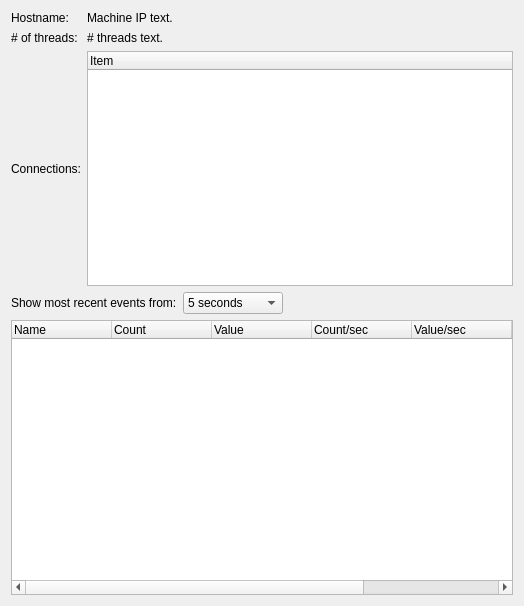
<?xml version="1.0" encoding="UTF-8"?>
<ui version="4.0">
 <class>NetworkDialog</class>
 <widget class="QWidget" name="NetworkDialog">
  <property name="geometry">
   <rect>
    <x>0</x>
    <y>0</y>
    <width>524</width>
    <height>606</height>
   </rect>
  </property>
  <property name="windowTitle">
   <string>kNet Network</string>
  </property>
  <layout class="QGridLayout" name="gridLayout_2">
   <item row="0" column="0">
    <layout class="QGridLayout" name="gridLayout">
     <item row="0" column="0">
      <widget class="QLabel" name="label">
       <property name="text">
        <string>Hostname:</string>
       </property>
      </widget>
     </item>
     <item row="0" column="1">
      <widget class="QLabel" name="machineIP">
       <property name="text">
        <string>Machine IP text.</string>
       </property>
      </widget>
     </item>
     <item row="2" column="0">
      <widget class="QLabel" name="label_4">
       <property name="text">
        <string>Connections:</string>
       </property>
      </widget>
     </item>
     <item row="2" column="1">
      <widget class="QTreeWidget" name="connectionsTree">
       <column>
        <property name="text">
         <string>Item</string>
        </property>
       </column>
      </widget>
     </item>
     <item row="1" column="0">
      <widget class="QLabel" name="label_2">
       <property name="text">
        <string># of threads:</string>
       </property>
      </widget>
     </item>
     <item row="1" column="1">
      <widget class="QLabel" name="numRunningThreads">
       <property name="text">
        <string># threads text.</string>
       </property>
      </widget>
     </item>
    </layout>
   </item>
   <item row="3" column="0">
    <widget class="QTreeWidget" name="treeStats">
     <column>
      <property name="text">
       <string>Name</string>
      </property>
     </column>
     <column>
      <property name="text">
       <string>Count</string>
      </property>
     </column>
     <column>
      <property name="text">
       <string>Value</string>
      </property>
     </column>
     <column>
      <property name="text">
       <string>Count/sec</string>
      </property>
     </column>
     <column>
      <property name="text">
       <string>Value/sec</string>
      </property>
     </column>
     <column>
      <property name="text">
       <string>Avg. value</string>
      </property>
     </column>
     <column>
      <property name="text">
       <string>Latest value</string>
      </property>
     </column>
    </widget>
   </item>
   <item row="1" column="0">
    <layout class="QHBoxLayout" name="horizontalLayout">
     <item>
      <widget class="QLabel" name="label_3">
       <property name="text">
        <string>Show most recent events from:</string>
       </property>
      </widget>
     </item>
     <item>
      <widget class="QComboBox" name="comboTimePeriod">
       <property name="sizePolicy">
        <sizepolicy hsizetype="Fixed" vsizetype="Fixed">
         <horstretch>0</horstretch>
         <verstretch>0</verstretch>
        </sizepolicy>
       </property>
       <property name="minimumSize">
        <size>
         <width>100</width>
         <height>0</height>
        </size>
       </property>
       <property name="maximumSize">
        <size>
         <width>100</width>
         <height>16777215</height>
        </size>
       </property>
       <item>
        <property name="text">
         <string>5 seconds</string>
        </property>
       </item>
       <item>
        <property name="text">
         <string>15 seconds</string>
        </property>
       </item>
       <item>
        <property name="text">
         <string>30 seconds</string>
        </property>
       </item>
       <item>
        <property name="text">
         <string>1 minute</string>
        </property>
       </item>
      </widget>
     </item>
     <item>
      <spacer name="horizontalSpacer">
       <property name="orientation">
        <enum>Qt::Horizontal</enum>
       </property>
       <property name="sizeType">
        <enum>QSizePolicy::Expanding</enum>
       </property>
       <property name="sizeHint" stdset="0">
        <size>
         <width>70</width>
         <height>20</height>
        </size>
       </property>
      </spacer>
     </item>
    </layout>
   </item>
  </layout>
 </widget>
 <resources/>
 <connections/>
</ui>
